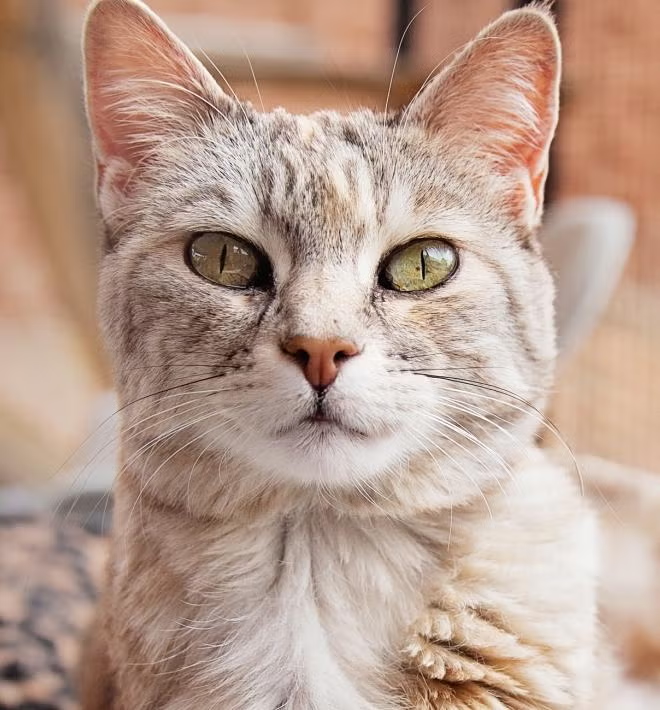
#> input picture 3/cat.png, 660 x 710 px
$ python brightness.py
#> lines starting #> are read from the running program, lines starting #| are printed output that depends on the picture
#> further down, image_cat is the input picture: shape (710, 660, 3); mean R, G, B 185.8, 158.5, 144.1
import imageio as image
import numpy as np
import matplotlib.pyplot as plt

def brightness(image, factor):
#> called with factor = 100
  img_bright = image.astype(np.float32)
  img_bright += factor
  img_bright = np.clip(img_bright, 0, 255)
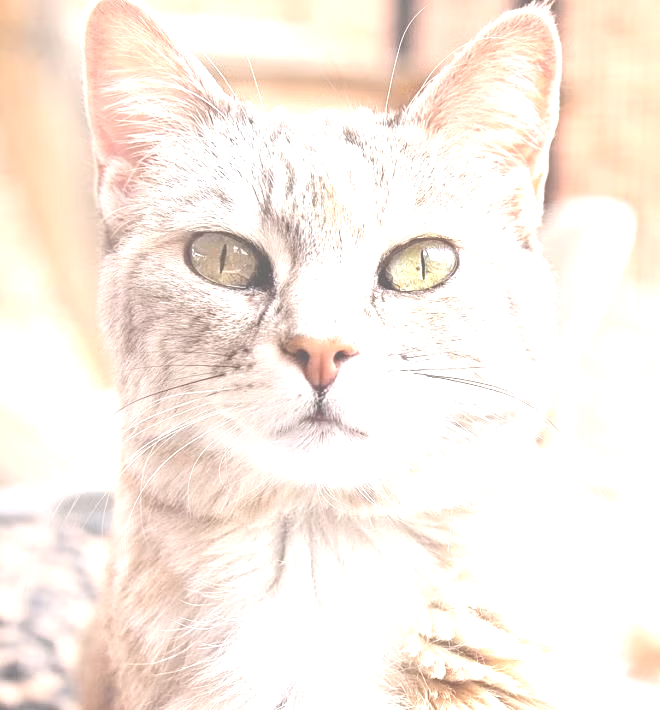
#> img_bright: shape (710, 660, 3) float32; mean R, G, B 250.1, 239.1, 229.5

  return img_bright.astype(np.uint8)

path = "cat.png"
image_cat = image.imread(path)

image_cat_bright = brightness(image_cat, 100)

plt.figure(figsize=(15,15))

plt.subplot(2,2,1)
plt.imshow(image_cat)

plt.subplot(2,2,2)
plt.imshow(image_cat_bright)

plt.show()
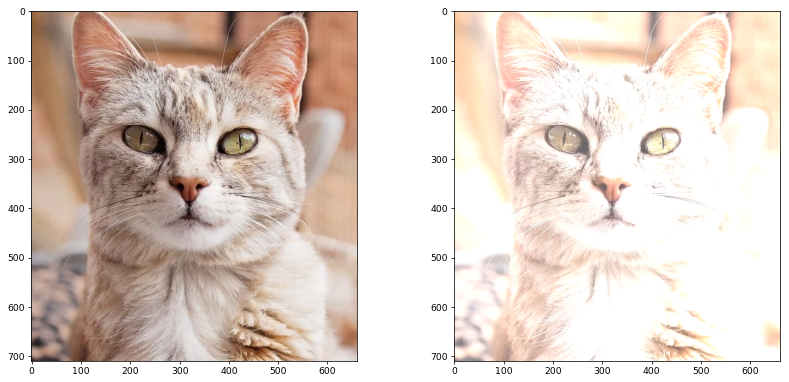
#> figure drawn by matplotlib, 2 panels
